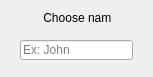
<?xml version="1.0" encoding="UTF-8"?>
<ui version="4.0">
 <class>NameChoose</class>
 <widget class="QDialog" name="NameChoose">
  <property name="geometry">
   <rect>
    <x>0</x>
    <y>0</y>
    <width>153</width>
    <height>77</height>
   </rect>
  </property>
  <property name="windowTitle">
   <string>RPS</string>
  </property>
  <widget class="QLineEdit" name="entername">
   <property name="geometry">
    <rect>
     <x>20</x>
     <y>40</y>
     <width>113</width>
     <height>20</height>
    </rect>
   </property>
   <property name="placeholderText">
    <string>Ex: John</string>
   </property>
  </widget>
  <widget class="QLabel" name="label">
   <property name="geometry">
    <rect>
     <x>40</x>
     <y>10</y>
     <width>71</width>
     <height>16</height>
    </rect>
   </property>
   <property name="text">
    <string> Choose name</string>
   </property>
  </widget>
 </widget>
 <resources/>
 <connections/>
</ui>
